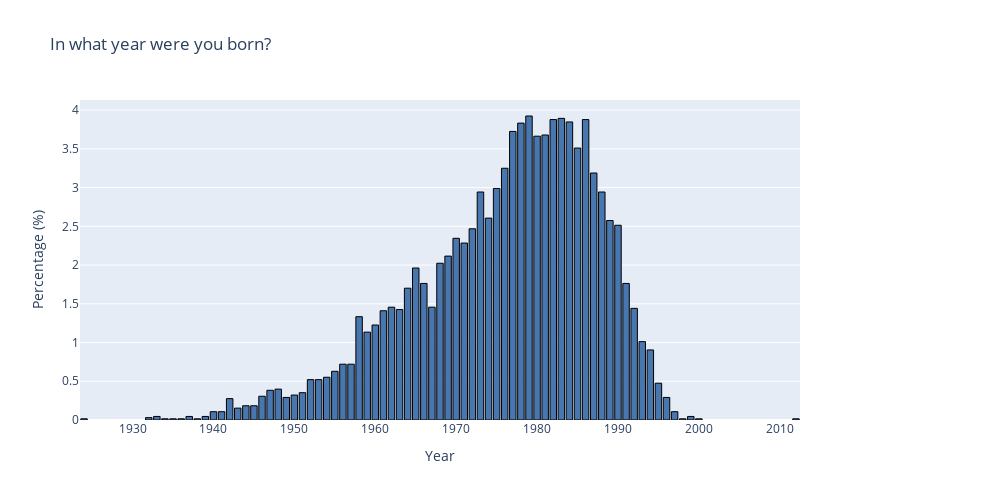
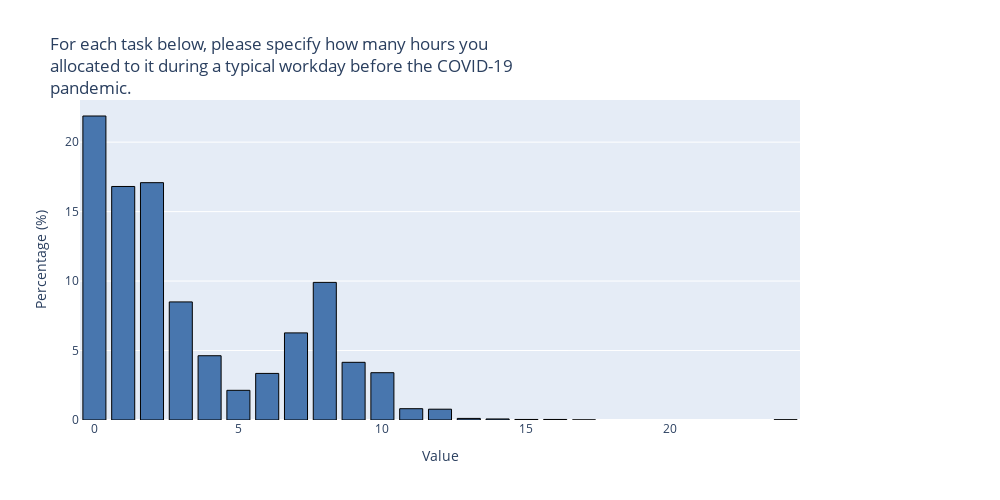
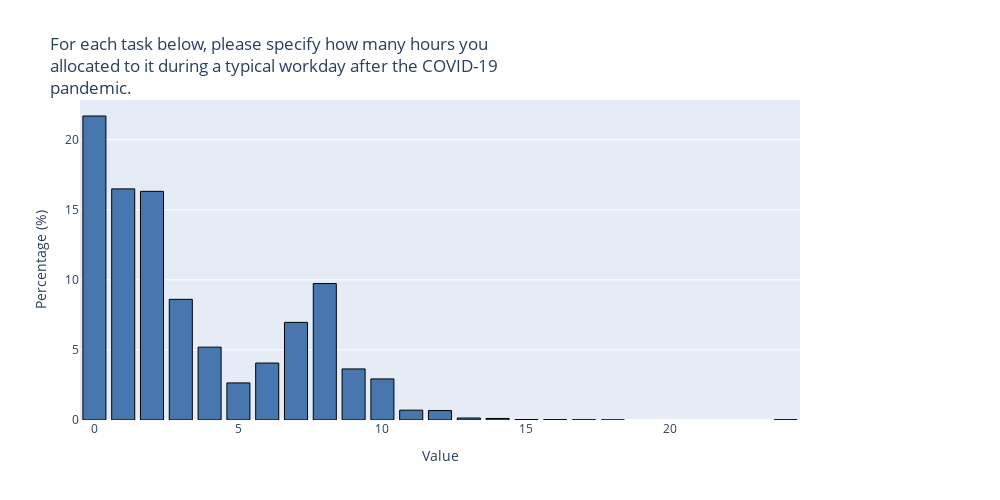
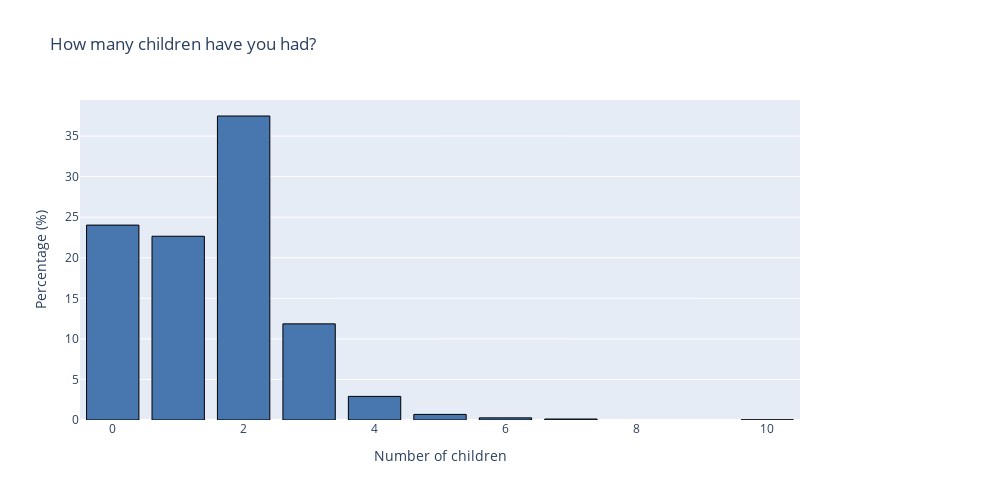

Notebook source saved alongside these figures, in order:
### Code cell
numeric_question_ids = ["DE1", "DE10", "DE11", "DE22"]
for qid in numeric_question_ids:
    q = NumericQuestion(qid, df_numeric, meta_numeric)
    fig = q.distribution(display=False)
    if fig is not None:
        fig.show()

### Figure 1 — Plotly figure (JSON) as saved in the notebook; plotly's stock layout.template omitted (floating-point values rounded to 4 significant figures; data arrays with more than 128 entries replaced by an {"elided": "..."} marker saying what was removed)
{"data": [{"customdata": {"elided": "71x2 int values"}, "hovertemplate": "Year: %{customdata[0]}<br>Total: %{customdata[1]}<extra></extra>", "marker": {"color": "#4876AE", "line": {"color": "black", "width": 1}}, "type": "bar", "x": [1924.0, 1932.0, 1933.0, 1934.0, 1935.0, 1936.0, 1937.0, 1938.0, 1939.0, 1940.0, 1941.0, 1942.0, 1943.0, 1944.0, 1945.0, 1946.0, 1947.0, 1948.0, 1949.0, 1950.0, 1951.0, 1952.0, 1953.0, 1954.0, 1955.0, 1956.0, 1957.0, 1958.0, 1959.0, 1960.0, 1961.0, 1962.0, 1963.0, 1964.0, 1965.0, 1966.0, 1967.0, 1968.0, 1969.0, 1970.0, 1971.0, 1972.0, 1973.0, 1974.0, 1975.0, 1976.0, 1977.0, 1978.0, 1979.0, 1980.0, 1981.0, 1982.0, 1983.0, 1984.0, 1985.0, 1986.0, 1987.0, 1988.0, 1989.0, 1990.0, 1991.0, 1992.0, 1993.0, 1994.0, 1995.0, 1996.0, 1997.0, 1998.0, 1999.0, 2000.0, 2012.0], "y": [0.01533, 0.03066, 0.04598, 0.01533, 0.01533, 0.01533, 0.04598, 0.01533, 0.04598, 0.1073, 0.1073, 0.2759, 0.1533, 0.1839, 0.1839, 0.3066, 0.3832, 0.3985, 0.2912, 0.3219, 0.3525, 0.5212, 0.5212, 0.5518, 0.6284, 0.7204, 0.7204, 1.334, 1.134, 1.226, 1.41, 1.456, 1.426, 1.701, 1.962, 1.763, 1.456, 2.023, 2.115, 2.345, 2.284, 2.468, 2.943, 2.606, 2.989, 3.25, 3.725, 3.832, 3.924, 3.663, 3.679, 3.878, 3.893, 3.847, 3.51, 3.878, 3.188, 2.943, 2.575, 2.514, 1.763, 1.441, 1.012, 0.9044, 0.4752, 0.2912, 0.1073, 0.01533, 0.04598, 0.01533, 0.01533]}], "layout": {"height": 500, "margin": {"r": 200}, "title": {"text": "In what year were you born?"}, "width": 1000, "xaxis": {"title": {"text": "Year"}}, "yaxis": {"title": {"text": "Percentage (%)"}}}}

### Figure 2 — Plotly figure (JSON) as saved in the notebook; plotly's stock layout.template omitted (floating-point values rounded to 4 significant figures)
{"data": [{"customdata": [[0, 8490], [1, 6522], [2, 6628], [3, 3298], [4, 1795], [5, 829], [6, 1301], [7, 2433], [8, 3843], [9, 1611], [10, 1321], [11, 316], [12, 302], [13, 44], [14, 29], [15, 15], [16, 15], [17, 2], [24, 7]], "hovertemplate": "Value: %{customdata[0]}<br>Total: %{customdata[1]}<extra></extra>", "marker": {"color": "#4876AE", "line": {"color": "black", "width": 1}}, "type": "bar", "x": [0.0, 1.0, 2.0, 3.0, 4.0, 5.0, 6.0, 7.0, 8.0, 9.0, 10.0, 11.0, 12.0, 13.0, 14.0, 15.0, 16.0, 17.0, 24.0], "y": [21.88, 16.81, 17.08, 8.5, 4.626, 2.137, 3.353, 6.27, 9.904, 4.152, 3.405, 0.8144, 0.7783, 0.1134, 0.07474, 0.03866, 0.03866, 0.005155, 0.01804]}], "layout": {"height": 500, "margin": {"r": 200}, "title": {"text": "For each task below, please specify how many hours you<br>allocated to it during a typical workday before the COVID-19<br>pandemic."}, "width": 1000, "xaxis": {"title": {"text": "Value"}}, "yaxis": {"title": {"text": "Percentage (%)"}}}}

### Figure 3 — Plotly figure (JSON) as saved in the notebook; plotly's stock layout.template omitted (floating-point values rounded to 4 significant figures)
{"data": [{"customdata": [[0, 8417], [1, 6399], [2, 6331], [3, 3341], [4, 2017], [5, 1027], [6, 1577], [7, 2703], [8, 3778], [9, 1414], [10, 1137], [11, 272], [12, 262], [13, 55], [14, 43], [15, 12], [16, 9], [17, 5], [18, 2], [24, 7]], "hovertemplate": "Value: %{customdata[0]}<br>Total: %{customdata[1]}<extra></extra>", "marker": {"color": "#4876AE", "line": {"color": "black", "width": 1}}, "type": "bar", "x": [0.0, 1.0, 2.0, 3.0, 4.0, 5.0, 6.0, 7.0, 8.0, 9.0, 10.0, 11.0, 12.0, 13.0, 14.0, 15.0, 16.0, 17.0, 18.0, 24.0], "y": [21.69, 16.49, 16.31, 8.609, 5.197, 2.646, 4.064, 6.965, 9.735, 3.644, 2.93, 0.7009, 0.6751, 0.1417, 0.1108, 0.03092, 0.02319, 0.01288, 0.005154, 0.01804]}], "layout": {"height": 500, "margin": {"r": 200}, "title": {"text": "For each task below, please specify how many hours you<br>allocated to it during a typical workday after the COVID-19<br>pandemic."}, "width": 1000, "xaxis": {"title": {"text": "Value"}}, "yaxis": {"title": {"text": "Percentage (%)"}}}}

### Figure 4 — Plotly figure (JSON) as saved in the notebook; plotly's stock layout.template omitted (floating-point values rounded to 4 significant figures)
{"data": [{"customdata": [[0, 1188], [1, 1120], [2, 1853], [3, 586], [4, 144], [5, 34], [6, 13], [7, 6], [10, 1]], "hovertemplate": "Number of children: %{customdata[0]}<br>Total: %{customdata[1]}<extra></extra>", "marker": {"color": "#4876AE", "line": {"color": "black", "width": 1}}, "type": "bar", "x": [0.0, 1.0, 2.0, 3.0, 4.0, 5.0, 6.0, 7.0, 10.0], "y": [24.02, 22.65, 37.47, 11.85, 2.912, 0.6876, 0.2629, 0.1213, 0.02022]}], "layout": {"height": 500, "margin": {"r": 200}, "title": {"text": "How many children have you had?"}, "width": 1000, "xaxis": {"title": {"text": "Number of children"}}, "yaxis": {"title": {"text": "Percentage (%)"}}}}
